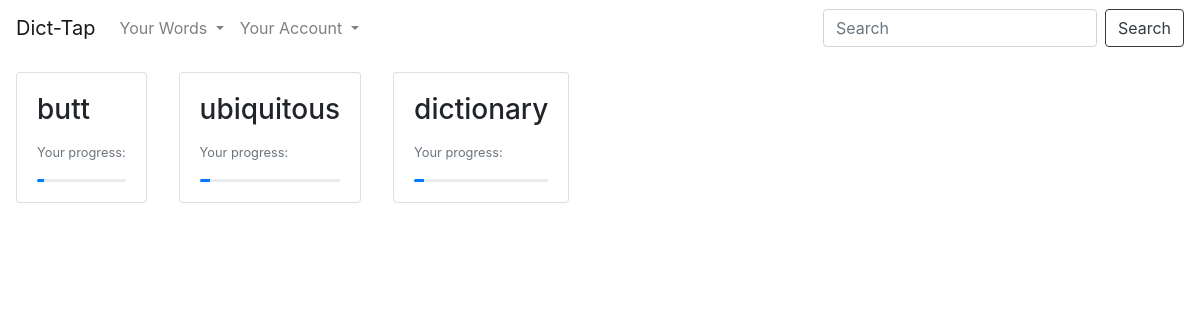
The app's page /view (signed in), older data.
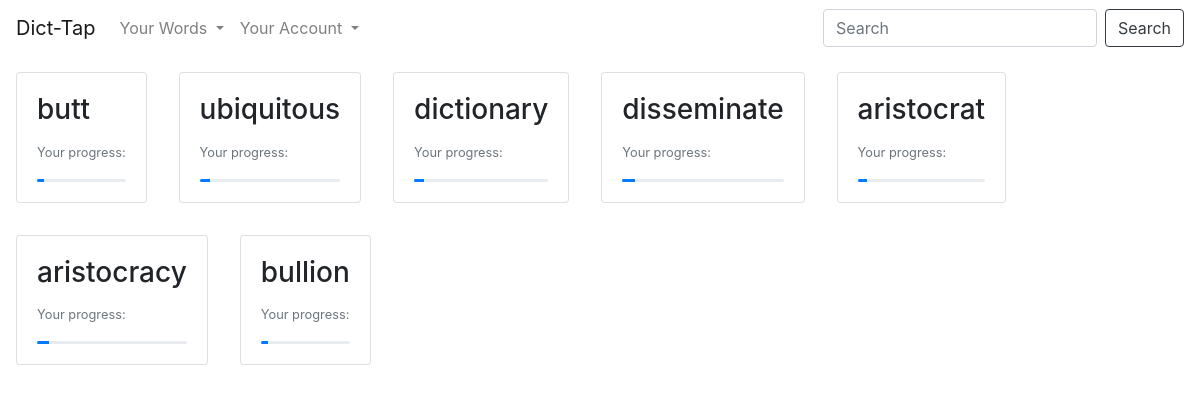
The same page, newer data.
### flaskapp/models.py (models this page shows, shortened)
class Word(db.Model):
    id = db.Column(db.Integer, primary_key=True)
    word = db.Column(db.String(45), unique=True, nullable=False)
    time = db.Column(db.DateTime, nullable=False, default=datetime.utcnow)
    due_date = db.Column(db.DateTime, nullable=False)
    user_id = db.Column(db.Integer, db.ForeignKey('user.id'), nullable=False)
    level = db.Column(db.Integer, nullable=False)

### flaskapp/routes.py (the view)
@app.route("/view", methods=['GET', 'POST'])
@login_required
def view():
    if request.method == 'POST':
        output_word = request.form['search_word']
        return redirect(url_for('search', word=output_word))
    else:
        return render_template('view.html', name='view', background_url=generate_url())

### flaskapp/imagegen.py (called while the page is built)
def generate_url():
    import random
    url_list = ['https://images.pexels.com/photos/1054222/pexels-photo-1054222.jpeg?auto=compress&cs=tinysrgb&dpr=2&h=650&w=940',
                "https://images.pexels.com/photos/1054218/pexels-photo-1054218.jpeg?auto=compress&cs=tinysrgb&dpr=2&h=650&w=940",
                "https://images.pexels.com/photos/1323550/pexels-photo-1323550.jpeg?auto=compress&cs=tinysrgb&dpr=2&h=650&w=940",
                "https://images.pexels.com/photos/531756/pexels-photo-531756.jpeg?auto=compress&cs=tinysrgb&dpr=2&h=650&w=940"]
    return url_list[random.randint(0, len(url_list)-1)]

### flaskapp/models.py (called while the page is built)
@login_manager.user_loader
def load_user(user_id):
    return User.query.get(int(user_id))

### flaskapp/templates/view.html
{% extends "layout.html" %}
{% block a %}
{% if current_user.words == [] %}
<div class="container">
<div class="card m-3">
  <h3 class="display-4" style="padding: 2%">
    Start searching the words you don't know on the bar in top right corner
  </h3>
</div>
</div>
{% else %}
  <div class="card-group">
      {% for each in current_user.words %}
      <div class="">
          <div class="card m-3">
              <div class="card-body">
                <h3 class="card-title">{{ each.word }}</h3>
                <p class="card-text"><small class="text-muted">Your progress:</small></p>
                <div class="progress" style="height: 3px;">
                <div class="progress-bar" role="progressbar" style="width: {{ (each.level/13) * 100}}%;" aria-valuenow="{{ each.level }}" aria-valuemin="0" aria-valuemax="100"></div>
                </div>
              </div>
            </div>
          </div>
      {% endfor %}
  </div>
{% endif %}
{% endblock a %}

### flaskapp/templates/layout.html (shortened to what this page needs)
<!DOCTYPE html>
<html>
    <head>
        <link rel="stylesheet" href="https://stackpath.bootstrapcdn.com/bootstrap/4.3.1/css/bootstrap.min.css">
    </head>
    {% if background_url %}
    <body style="background: url( {{ background_url }} );
     -webkit-background-size: cover;
    -moz-background-size: cover;
    background-size: cover;
    -o-background-size: cover; background-attachment: fixed;">
    {% elif background_color %}
    <body style="background-color: {{ background_color }}">
    {% else %}
    <body style="background-color: white">
    {% endif %}
        <nav class="navbar navbar-expand-lg navbar-light" style="background: transparent">
            <a class="navbar-brand" href="{{ url_for('home') }}">Dict-Tap</a>
            <div class="collapse navbar-collapse" id="navbarSupportedContent">
              <ul class="navbar-nav mr-auto">
                {% if current_user.is_authenticated %}
                <li class="nav-item dropdown">
                  <a class="nav-link dropdown-toggle" href="#" id="navbarDropdown" role="button" data-toggle="dropdown" aria-haspopup="true" aria-expanded="false">
                    Your Words
                  </a>
                </li>
                {% endif %}
                <li class="nav-item dropdown">
                  <a class="nav-link dropdown-toggle" href="#" id="navbarDropdown" role="button" data-toggle="dropdown" aria-haspopup="true" aria-expanded="false">
                    Your Account
                  </a>
                </li>
              </ul>
              <form action="{{ url_for(name) }}" method='POST' class="form-inline my-2 my-lg-0">
                <input name="search_word" class="form-control mr-sm-2" type="search" placeholder="Search" aria-label="Search">
                <button class="btn btn-outline-dark my-2 my-sm-0" type="submit">Search</button>
              </form>
            </div>
          </nav>
          {% block a %}
          {% endblock a %}
    </body>
</html>

Row changes from the older to the newer data that the page shows:
added Word: word "disseminate", level 1 (drawn)
added Word: word "aristocrat", level 1 (drawn)
added Word: word "aristocracy", level 1 (drawn)
added Word: word "bullion", level 1 (drawn)
